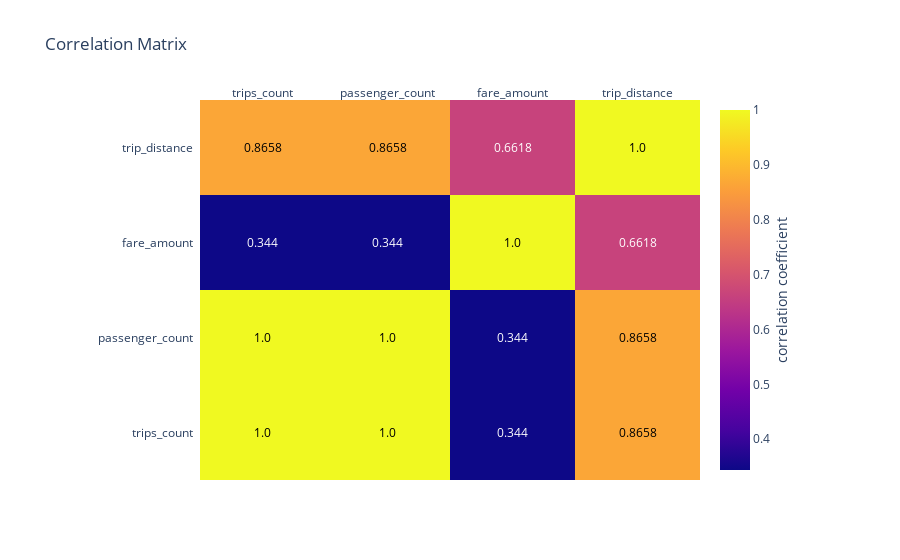

The notebook cell this image was saved under:
### Markdown cell above
Correlation Matrix

### Code cell
total_fare = (data_5m.groupby(["year","month","month_name","month_year"]).agg({'fare_amount':'sum'}).reset_index())
count_trip  = data_5m.groupby(["year","month","month_name"])["month_year"].value_counts().to_frame()
count_trip = count_trip.rename(columns = {"month_year" : "count"})
count_trip = count_trip.reset_index()
count_passenger = data_5m.groupby(["year","month","month_name","month_year"]).agg({'passenger_count':'count'}).reset_index()
trip_dist_sum = data_5m.groupby(["year","month","month_name","month_year"]).agg({'trip_distance':'sum'}).reset_index()


#Merge passenger_count,trip_count and fare_amount data 
count_trip_passenger  = count_trip.merge(count_passenger,left_on = "month_year",right_on = "month_year",how= "left")
sum_fare_trip_distance  = total_fare.merge(trip_dist_sum,left_on = "month_year",right_on = "month_year",how= "left")

data_final = count_trip_passenger.merge(sum_fare_trip_distance,left_on = "month_year",right_on = "month_year",how= "left")
data_final = data_final[["month_year","count","passenger_count","fare_amount","trip_distance","month_x_x","year_x_x","month_name_x_x"]]


data_final = data_final.rename(columns = {"month_x_x":"month","year_x_x":"year","count" : "trips_count",
                                          "month_name_x_x":"month_name"})
#correlation
correlation  =  np.array(data_final[['trips_count', 'passenger_count','fare_amount', "trip_distance"]].corr())
correlation  =  np.around(correlation,4)

#x & y ticks
ticks =  ['trips_count', 'passenger_count', 'fare_amount', "trip_distance"]
#plot heatmap
fig = ff.create_annotated_heatmap(z = correlation,x = ticks,y = ticks,showscale=True,colorbar = dict(title = "correlation coefficient",titleside = "right"))
fig.layout.title  = "Correlation Matrix"
fig.layout.margin = dict(l = 200,r = 200)
py.iplot(fig)

### Figure 1 — Plotly figure (JSON) as saved in the notebook; plotly's stock layout.template omitted (floating-point values rounded to 4 significant figures)
{"data": [{"colorbar": {"title": {"side": "right", "text": "correlation coefficient"}}, "colorscale": [[0, "#0d0887"], [0.1111, "#46039f"], [0.2222, "#7201a8"], [0.3333, "#9c179e"], [0.4444, "#bd3786"], [0.5556, "#d8576b"], [0.6667, "#ed7953"], [0.7778, "#fb9f3a"], [0.8889, "#fdca26"], [1, "#f0f921"]], "reversescale": false, "showscale": true, "type": "heatmap", "x": ["trips_count", "passenger_count", "fare_amount", "trip_distance"], "y": ["trips_count", "passenger_count", "fare_amount", "trip_distance"], "z": [[1, 1, 0.344, 0.8658], [1, 1, 0.344, 0.8658], [0.344, 0.344, 1, 0.6618], [0.8658, 0.8658, 0.6618, 1]]}], "layout": {"annotations": [{"font": {"color": "#000000"}, "showarrow": false, "text": "1.0", "x": "trips_count", "xref": "x", "y": "trips_count", "yref": "y"}, {"font": {"color": "#000000"}, "showarrow": false, "text": "1.0", "x": "passenger_count", "xref": "x", "y": "trips_count", "yref": "y"}, {"font": {"color": "#FFFFFF"}, "showarrow": false, "text": "0.344", "x": "fare_amount", "xref": "x", "y": "trips_count", "yref": "y"}, {"font": {"color": "#000000"}, "showarrow": false, "text": "0.8658", "x": "trip_distance", "xref": "x", "y": "trips_count", "yref": "y"}, {"font": {"color": "#000000"}, "showarrow": false, "text": "1.0", "x": "trips_count", "xref": "x", "y": "passenger_count", "yref": "y"}, {"font": {"color": "#000000"}, "showarrow": false, "text": "1.0", "x": "passenger_count", "xref": "x", "y": "passenger_count", "yref": "y"}, {"font": {"color": "#FFFFFF"}, "showarrow": false, "text": "0.344", "x": "fare_amount", "xref": "x", "y": "passenger_count", "yref": "y"}, {"font": {"color": "#000000"}, "showarrow": false, "text": "0.8658", "x": "trip_distance", "xref": "x", "y": "passenger_count", "yref": "y"}, {"font": {"color": "#FFFFFF"}, "showarrow": false, "text": "0.344", "x": "trips_count", "xref": "x", "y": "fare_amount", "yref": "y"}, {"font": {"color": "#FFFFFF"}, "showarrow": false, "text": "0.344", "x": "passenger_count", "xref": "x", "y": "fare_amount", "yref": "y"}, {"font": {"color": "#000000"}, "showarrow": false, "text": "1.0", "x": "fare_amount", "xref": "x", "y": "fare_amount", "yref": "y"}, {"font": {"color": "#FFFFFF"}, "showarrow": false, "text": "0.6618", "x": "trip_distance", "xref": "x", "y": "fare_amount", "yref": "y"}, {"font": {"color": "#000000"}, "showarrow": false, "text": "0.8658", "x": "trips_count", "xref": "x", "y": "trip_distance", "yref": "y"}, {"font": {"color": "#000000"}, "showarrow": false, "text": "0.8658", "x": "passenger_count", "xref": "x", "y": "trip_distance", "yref": "y"}, {"font": {"color": "#FFFFFF"}, "showarrow": false, "text": "0.6618", "x": "fare_amount", "xref": "x", "y": "trip_distance", "yref": "y"}, {"font": {"color": "#000000"}, "showarrow": false, "text": "1.0", "x": "trip_distance", "xref": "x", "y": "trip_distance", "yref": "y"}], "margin": {"l": 200, "r": 200}, "title": {"text": "Correlation Matrix"}, "xaxis": {"dtick": 1, "gridcolor": "rgb(0, 0, 0)", "side": "top", "ticks": ""}, "yaxis": {"dtick": 1, "ticks": "", "ticksuffix": "  "}}}
